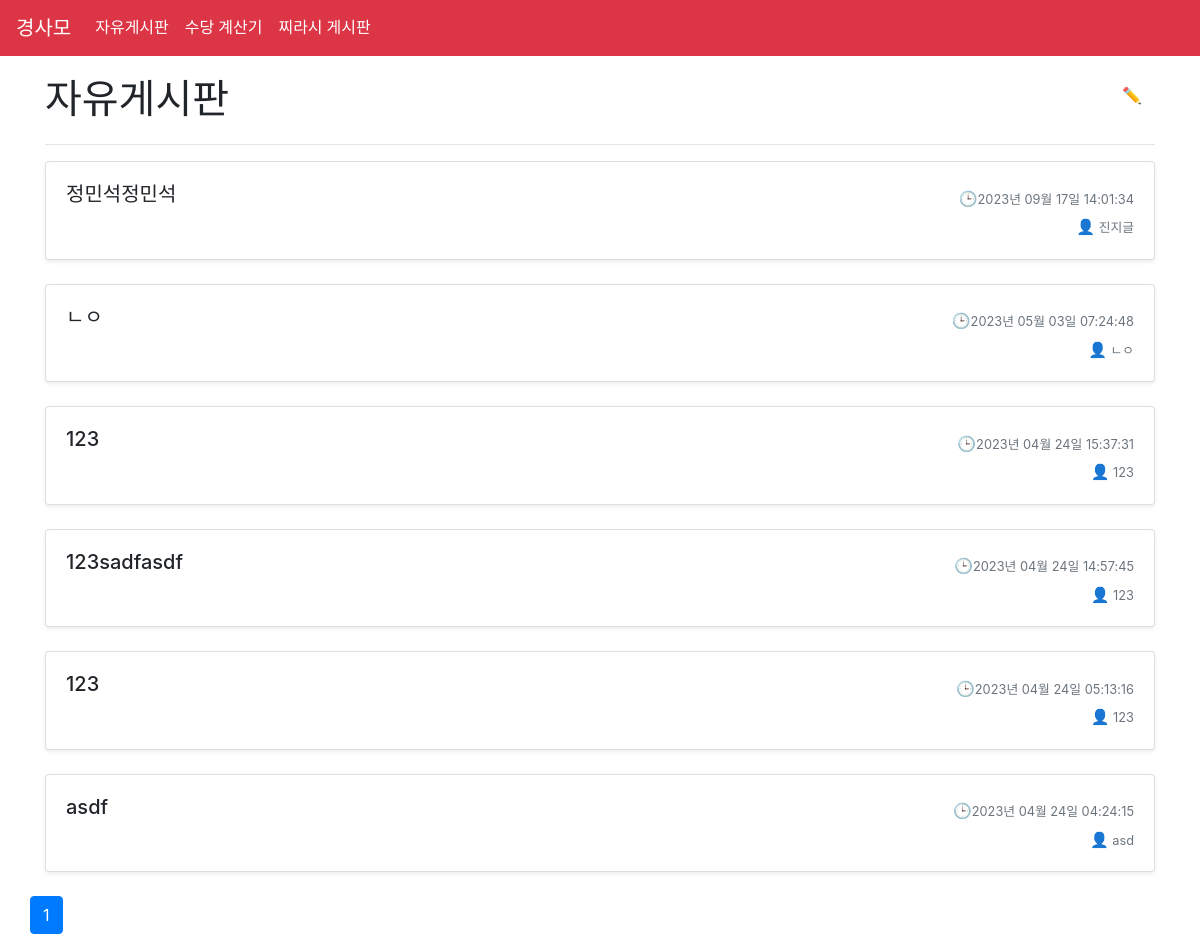
/posts/, run on the app's committed database.
### Posts/models.py (models this page shows, shortened)
class Post(models.Model):
    title = models.CharField(max_length=20)
    content = HTMLField()
    image = models.ImageField(upload_to='images/', blank=True, null=True)
    pub_date = models.DateTimeField(auto_now_add=True)
    author = models.CharField(max_length=8)
    author_ip = models.CharField(max_length=15)
    password = models.CharField(max_length=100)
    is_deleted = models.BooleanField(default=False)

### Posts/views.py (the view)
# urls.py: path('', ListPostView.as_view(), name='post_list'),
class ListPostView(ListView):
    model = Post
    template_name = 'Posts/list_post.html'
    context_object_name = 'posts'
    ordering = ['-pub_date']
    paginate_by = 10
    def get_context_data(self, **kwargs):
        context = super().get_context_data(**kwargs)
        page = self.request.GET.get('page')
        paginator = Paginator(context['posts'], self.paginate_by)
        context['posts'] = paginator.get_page(page)
        for post in context['posts']:
            post_time = post.pub_date.replace(tzinfo=None)
            post.time = time_elapsed_string(post_time)
        return context

### Posts/views.py (called while the page is built)
def time_elapsed_string(dt):
    diff = datetime.datetime.utcnow() - dt
    diff_in_minutes = diff.total_seconds() / 60.0
    if diff_in_minutes < 1:
        return '방금 전'
    elif diff_in_minutes < 60:
        return f'{int(diff_in_minutes)}분 전'
    elif diff_in_minutes < 24 * 60:
        return f'{int(diff_in_minutes // 60)}시간 전'
    else:
        return dt.strftime('%Y년 %m월 %d일 %H:%M:%S')

### Posts/templates/Posts/list_post.html (shortened to what this page needs)
{% extends 'base.html' %}
{% block content %}
<div class="container">
  <div class="posts-header">
    <h1 style="font-family: 'SBTitle'">자유게시판</h1>
    <div>
      <a href="{% url 'Posts:post_new' %}" class="btn">✏️</a>
    </div>
  </div>
  <hr>
  {% if posts %}
  <div class="row">
    {% for post in posts %}
    {% if post.is_deleted %}
    {% else %}
    <div class="col-md-12">
      <div class="card mb-4 shadow-sm">
        <div class="card-body">
          <div class="d-flex justify-content-between align-items-center">
            <h5 class="card-title">{{ post.title }}</h5>
            <small class="text-muted"><span class="emoji" style="font-size: 15px;">🕒</span>{{ post.time}}</small>
          </div>
          <small class="text-muted"><span class="emoji" style="font-size: 15px;">👤</span> {{ post.author }}</small>
        </div>
      </div>
    </div>
    {% endif %}
    {% endfor %}
      <nav aria-label="Page navigation example", class = "text-center">
        <ul class="pagination justify-content-center text-center">
          {% for num in page_obj.paginator.page_range %}
          {% if page_obj.number == num %}
          <li class="page-item active">
            <a class="page-link btn-rounded" href="#">{{ num }}</a>
          </li>
          {% elif num > page_obj.number|add:'-3' and num < page_obj.number|add:'3' %}
          <li class="page-item">
            <a class="page-link btn-rounded" href="?page={{ num }}">{{ num }}</a>
          </li>
          {% endif %}
          {% endfor %}
        </ul>
      </nav>
    {% else %}
      <p>No posts are available.</p>
    {% endif %}
  </div>
{% endblock %}

### templates/base.html (style rules this page uses)
a { text-decoration: none; color: black; }

### Posts/templates/Posts/list_post.html (style rules this page uses)
.posts-header { display: flex; justify-content: space-between; align-items: flex-start; margin-bottom: 20px; margin-top: 20px; }
.posts-header h1 { margin: 0; }
h1 { font-family : 'SBTitle'; }
.card-body { display: flex; flex-direction: column; justify-content: space-between; height: 100%; }
.text-muted { margin-left: auto; }
h5.card-title { margin-top: 0; margin-bottom: 10px; }

### data on the page
Post: title "정민석정민석", time "2023년 09월 17일 14:01:34", author "진지글"
Post: title "ㄴㅇ", time "2023년 05월 03일 07:24:48", author "ㄴㅇ"
Post: title "123", time "2023년 04월 24일 15:37:31", author "123"
Post: title "123sadfasdf", time "2023년 04월 24일 14:57:45", author "123"
Post: title "123", time "2023년 04월 24일 05:13:16", author "123"
Post: title "asdf", time "2023년 04월 24일 04:24:15", author "asd"

### other printed values
{{ num }} "1"
